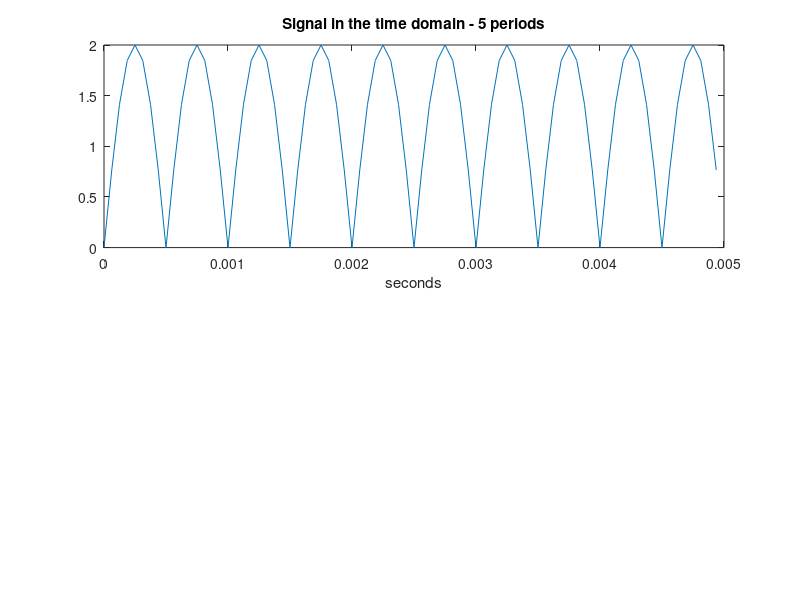

This figure's MATLAB source: (Note: this script raises an error after producing the figure.)
clear
clc

f0 = 1000; %Fréquence du sinus
fe = 16000; %Fréquence d'échantillonage
A=2;
T0 = 1/f0;
Te = 1/fe;
D = 2;
t = (0:Te:D);
n = ceil(5*(T0/Te)); % nbre d'échantillons

x = A*sin(2*pi*f0*t);

x3 = abs(x);
subplot(2,1,1);
plot(t(1:n),x3(1:n));
xlabel('seconds');
title('Signal in the time domain - 5 periods');
zoom xon;
disp("Fréquence échantillonage : "+ fe);
% valeur moyenne
Vm = mean(x(1:n));
disp("Vm = "+ Vm)
% puissance moyenne
Pm = mean(x(1:n).^2);
Pdbm = 10*log10((Pm/10^(-3)));
disp("Pm = "+ Pm +" W") % en W
disp("Pdbm = "+ Pdbm +" dBm") % en dBm
% valeur efficace
Aeff = sqrt(Pm);
disp("Aeff = "+ Aeff+ " W^(1/2)")

x4 = [];
modulo = mod(t,T0);
for i = 1:length(modulo)
    index = modulo(1,i);
    if index<(T0/2) && index>=0
        x4 = [x4, 2];
    else
        x4 = [x4, 0.5];
    end
end
subplot(2,1,2);
plot(t(1:n),x4(1:n));
xlabel('seconds');
title('Signal in the time domain - 5 periods');
zoom xon;
disp("Fréquence échantillonage : "+ fe);
% valeur moyenne
Vm = mean(x(1:n));
disp("Vm = "+ Vm)
% puissance moyenne
Pm = mean(x(1:n).^2);
Pdbm = 10*log10((Pm/10^(-3)));
disp("Pm = "+ Pm +" W") % en W
disp("Pdbm = "+ Pdbm +" dBm") % en dBm
% valeur efficace
Aeff = sqrt(Pm);
disp("Aeff = "+ Aeff+ " W^(1/2)")